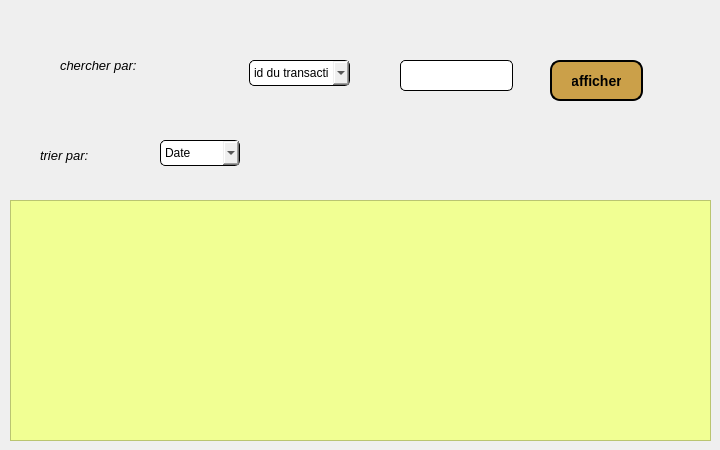
         <widget class="QWidget" name="trirecherche">
          <attribute name="title">
           <string>recherche/tri</string>
          </attribute>
          <widget class="QLabel" name="label_91">
           <property name="geometry">
            <rect>
             <x>60</x>
             <y>50</y>
             <width>151</width>
             <height>31</height>
            </rect>
           </property>
           <property name="font">
            <font>
             <family>Segoe UI</family>
             <pointsize>10</pointsize>
             <italic>true</italic>
             <bold>false</bold>
            </font>
           </property>
           <property name="styleSheet">
            <string notr="true">font: italic 10pt &quot;Segoe UI&quot;;</string>
           </property>
           <property name="text">
            <string>chercher par:</string>
           </property>
          </widget>
          <widget class="QComboBox" name="comboBox_17">
           <property name="geometry">
            <rect>
             <x>249</x>
             <y>60</y>
             <width>101</width>
             <height>26</height>
            </rect>
           </property>
           <property name="styleSheet">
            <string notr="true">border: 1px solid black; 
 border-radius: 5px; 
font: italic 9pt &quot;Segoe UI&quot;;</string>
           </property>
           <item>
            <property name="text">
             <string>id du transaction</string>
            </property>
           </item>
           <item>
            <property name="text">
             <string>type du transaction</string>
            </property>
           </item>
           <item>
            <property name="text">
             <string>date du transaction</string>
            </property>
           </item>
          </widget>
          <widget class="QLineEdit" name="lineEdit_26">
           <property name="geometry">
            <rect>
             <x>400</x>
             <y>60</y>
             <width>113</width>
             <height>31</height>
            </rect>
           </property>
           <property name="styleSheet">
            <string notr="true"> border: 1px solid black; 
 border-radius: 5px; </string>
           </property>
          </widget>
          <widget class="QPushButton" name="pushButton_44">
           <property name="geometry">
            <rect>
             <x>550</x>
             <y>60</y>
             <width>93</width>
             <height>41</height>
            </rect>
           </property>
           <property name="styleSheet">
            <string notr="true">background-color: rgb(203, 160, 73);
font: italic 9pt &quot;Segoe UI&quot;;

 border: 2px solid black; 
 border-radius: 10px; 
color: black;
font-size: 14px;
font-weight: bold;
 padding: 10px 20px;

</string>
           </property>
           <property name="text">
            <string>afficher</string>
           </property>
          </widget>
          <widget class="QLabel" name="label_92">
           <property name="geometry">
            <rect>
             <x>40</x>
             <y>140</y>
             <width>101</width>
             <height>31</height>
            </rect>
           </property>
           <property name="font">
            <font>
             <family>Segoe UI</family>
             <pointsize>10</pointsize>
             <italic>true</italic>
             <bold>false</bold>
            </font>
           </property>
           <property name="styleSheet">
            <string notr="true">font: italic 10pt &quot;Segoe UI&quot;;</string>
           </property>
           <property name="text">
            <string>trier par:</string>
           </property>
          </widget>
          <widget class="QComboBox" name="comboBox_18">
           <property name="geometry">
            <rect>
             <x>160</x>
             <y>140</y>
             <width>80</width>
             <height>26</height>
            </rect>
           </property>
           <property name="styleSheet">
            <string notr="true">border: 1px solid black; 
 border-radius: 5px; 
font: italic 9pt &quot;Segoe UI&quot;;</string>
           </property>
           <item>
            <property name="text">
             <string>Date</string>
            </property>
           </item>
           <item>
            <property name="text">
             <string>Type</string>
            </property>
           </item>
           <item>
            <property name="text">
             <string>Montant</string>
            </property>
           </item>
          </widget>
          <widget class="QTableView" name="tableView_2">
           <property name="geometry">
            <rect>
             <x>10</x>
             <y>200</y>
             <width>701</width>
             <height>241</height>
            </rect>
           </property>
           <property name="styleSheet">
            <string notr="true">background-color: rgb(241, 255, 147);</string>
           </property>
          </widget>
         </widget>
